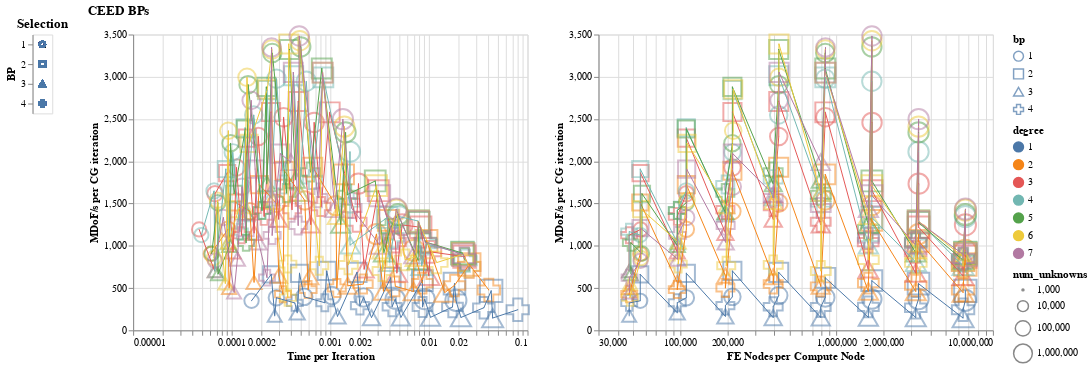

Source (notebook cell):
### Code cell
highlight = alt.selection_single(
    on='mouseover',
    fields=['degree', 'time_per_it', 'backend', 'hostname'],
    nearest=True,
    empty='none',
)

bps_select = alt.selection_single(
    fields=['bp'],
)

base = alt.Chart(runs[runs.hostname == "noether"]).encode(
    alt.Y('mdofs:Q', title='MDoF/s per CG iteration'),
    alt.Color('degree:N'),
    alt.Size('num_unknowns', scale=alt.Scale(type='log', domain=(1e3, 1e6))),
    alt.Shape('bp:N'),
    tooltip=('hostname', 'bp', 'num_procs', 'backend', 'num_elem', 'degree', 'num_unknowns', 'file'),
).transform_filter(
    bps_select,
).transform_calculate(
    mdofs='datum.cg_iteration_dps/1e6',
)

points = base.mark_point().encode(
    opacity=alt.condition(highlight, alt.value(1), alt.value(.5)),
).add_selection(
    highlight,
)

lines = base.mark_line().encode(
    size=alt.condition(alt.datum.degree - highlight.degree == 0, alt.value(2), alt.value(1))
)

pane = points + lines

composite = (
    pane.encode(
        alt.X('time_per_it', scale=alt.Scale(type='log'), title='Time per Iteration'),
    ) |
    pane.encode(
        alt.X('FE_nodes_per_compute_node', scale=alt.Scale(type='log', domain=(3e4, 1e7), clamp=True), title='FE Nodes per Compute Node'),
    )
)

activator = alt.Chart(runs).mark_point().encode(
    alt.Y('bp', title='BP'),
    alt.Shape('bp')
).add_selection(bps_select).properties(title='Selection')

activator | composite.properties(title='CEED BPs')

### Figure 1 — Vega-Lite specification as saved in the notebook (floating-point values rounded to 4 significant figures; data arrays with more than 128 entries replaced by an {"elided": "..."} marker saying what was removed)
{"config": {"view": {"continuousWidth": 400, "continuousHeight": 300}}, "hconcat": [{"data": {"name": "data-b7dd9d94546b80be951601296965594e"}, "mark": "point", "encoding": {"shape": {"type": "nominal", "field": "bp"}, "y": {"type": "nominal", "field": "bp", "title": "BP"}}, "selection": {"selector002": {"type": "single", "fields": ["bp"]}}, "title": "Selection"}, {"hconcat": [{"layer": [{"mark": "point", "encoding": {"color": {"type": "nominal", "field": "degree"}, "opacity": {"condition": {"value": 1, "selection": "selector001"}, "value": 0.5}, "shape": {"type": "nominal", "field": "bp"}, "size": {"type": "quantitative", "field": "num_unknowns", "scale": {"domain": [1000.0, 1000000.0], "type": "log"}}, "tooltip": [{"type": "nominal", "field": "hostname"}, {"type": "nominal", "field": "bp"}, {"type": "quantitative", "field": "num_procs"}, {"type": "nominal", "field": "backend"}, {"type": "quantitative", "field": "num_elem"}, {"type": "quantitative", "field": "degree"}, {"type": "quantitative", "field": "num_unknowns"}, {"type": "nominal", "field": "file"}], "y": {"type": "quantitative", "field": "mdofs", "title": "MDoF/s per CG iteration"}}, "selection": {"selector001": {"type": "single", "on": "mouseover", "fields": ["degree", "time_per_it", "backend", "hostname"], "nearest": true, "empty": "none"}}, "transform": [{"filter": {"selection": "selector002"}}, {"calculate": "datum.cg_iteration_dps/1e6", "as": "mdofs"}]}, {"mark": "line", "encoding": {"color": {"type": "nominal", "field": "degree"}, "shape": {"type": "nominal", "field": "bp"}, "size": {"condition": {"value": 2, "test": "((datum.degree - selector001.degree) === 0)"}, "value": 1}, "tooltip": [{"type": "nominal", "field": "hostname"}, {"type": "nominal", "field": "bp"}, {"type": "quantitative", "field": "num_procs"}, {"type": "nominal", "field": "backend"}, {"type": "quantitative", "field": "num_elem"}, {"type": "quantitative", "field": "degree"}, {"type": "quantitative", "field": "num_unknowns"}, {"type": "nominal", "field": "file"}], "y": {"type": "quantitative", "field": "mdofs", "title": "MDoF/s per CG iteration"}}, "transform": [{"filter": {"selection": "selector002"}}, {"calculate": "datum.cg_iteration_dps/1e6", "as": "mdofs"}]}], "encoding": {"x": {"type": "quantitative", "field": "time_per_it", "scale": {"type": "log"}, "title": "Time per Iteration"}}}, {"layer": [{"mark": "point", "encoding": {"color": {"type": "nominal", "field": "degree"}, "opacity": {"condition": {"value": 1, "selection": "selector001"}, "value": 0.5}, "shape": {"type": "nominal", "field": "bp"}, "size": {"type": "quantitative", "field": "num_unknowns", "scale": {"domain": [1000.0, 1000000.0], "type": "log"}}, "tooltip": [{"type": "nominal", "field": "hostname"}, {"type": "nominal", "field": "bp"}, {"type": "quantitative", "field": "num_procs"}, {"type": "nominal", "field": "backend"}, {"type": "quantitative", "field": "num_elem"}, {"type": "quantitative", "field": "degree"}, {"type": "quantitative", "field": "num_unknowns"}, {"type": "nominal", "field": "file"}], "y": {"type": "quantitative", "field": "mdofs", "title": "MDoF/s per CG iteration"}}, "selection": {"selector001": {"type": "single", "on": "mouseover", "fields": ["degree", "time_per_it", "backend", "hostname"], "nearest": true, "empty": "none"}}, "transform": [{"filter": {"selection": "selector002"}}, {"calculate": "datum.cg_iteration_dps/1e6", "as": "mdofs"}]}, {"mark": "line", "encoding": {"color": {"type": "nominal", "field": "degree"}, "shape": {"type": "nominal", "field": "bp"}, "size": {"condition": {"value": 2, "test": "((datum.degree - selector001.degree) === 0)"}, "value": 1}, "tooltip": [{"type": "nominal", "field": "hostname"}, {"type": "nominal", "field": "bp"}, {"type": "quantitative", "field": "num_procs"}, {"type": "nominal", "field": "backend"}, {"type": "quantitative", "field": "num_elem"}, {"type": "quantitative", "field": "degree"}, {"type": "quantitative", "field": "num_unknowns"}, {"type": "nominal", "field": "file"}], "y": {"type": "quantitative", "field": "mdofs", "title": "MDoF/s per CG iteration"}}, "transform": [{"filter": {"selection": "selector002"}}, {"calculate": "datum.cg_iteration_dps/1e6", "as": "mdofs"}]}], "encoding": {"x": {"type": "quantitative", "field": "FE_nodes_per_compute_node", "scale": {"clamp": true, "domain": [30000.0, 10000000.0], "type": "log"}, "title": "FE Nodes per Compute Node"}}}], "data": {"name": "data-04275a7ccc744098f1a7e66e4992e39a"}, "title": "CEED BPs"}], "$schema": "https://vega.github.io/schema/vega-lite/v4.8.1.json", "datasets": {"data-b7dd9d94546b80be951601296965594e": {"elided": "928 records"}, "data-04275a7ccc744098f1a7e66e4992e39a": {"elided": "224 records"}}}
